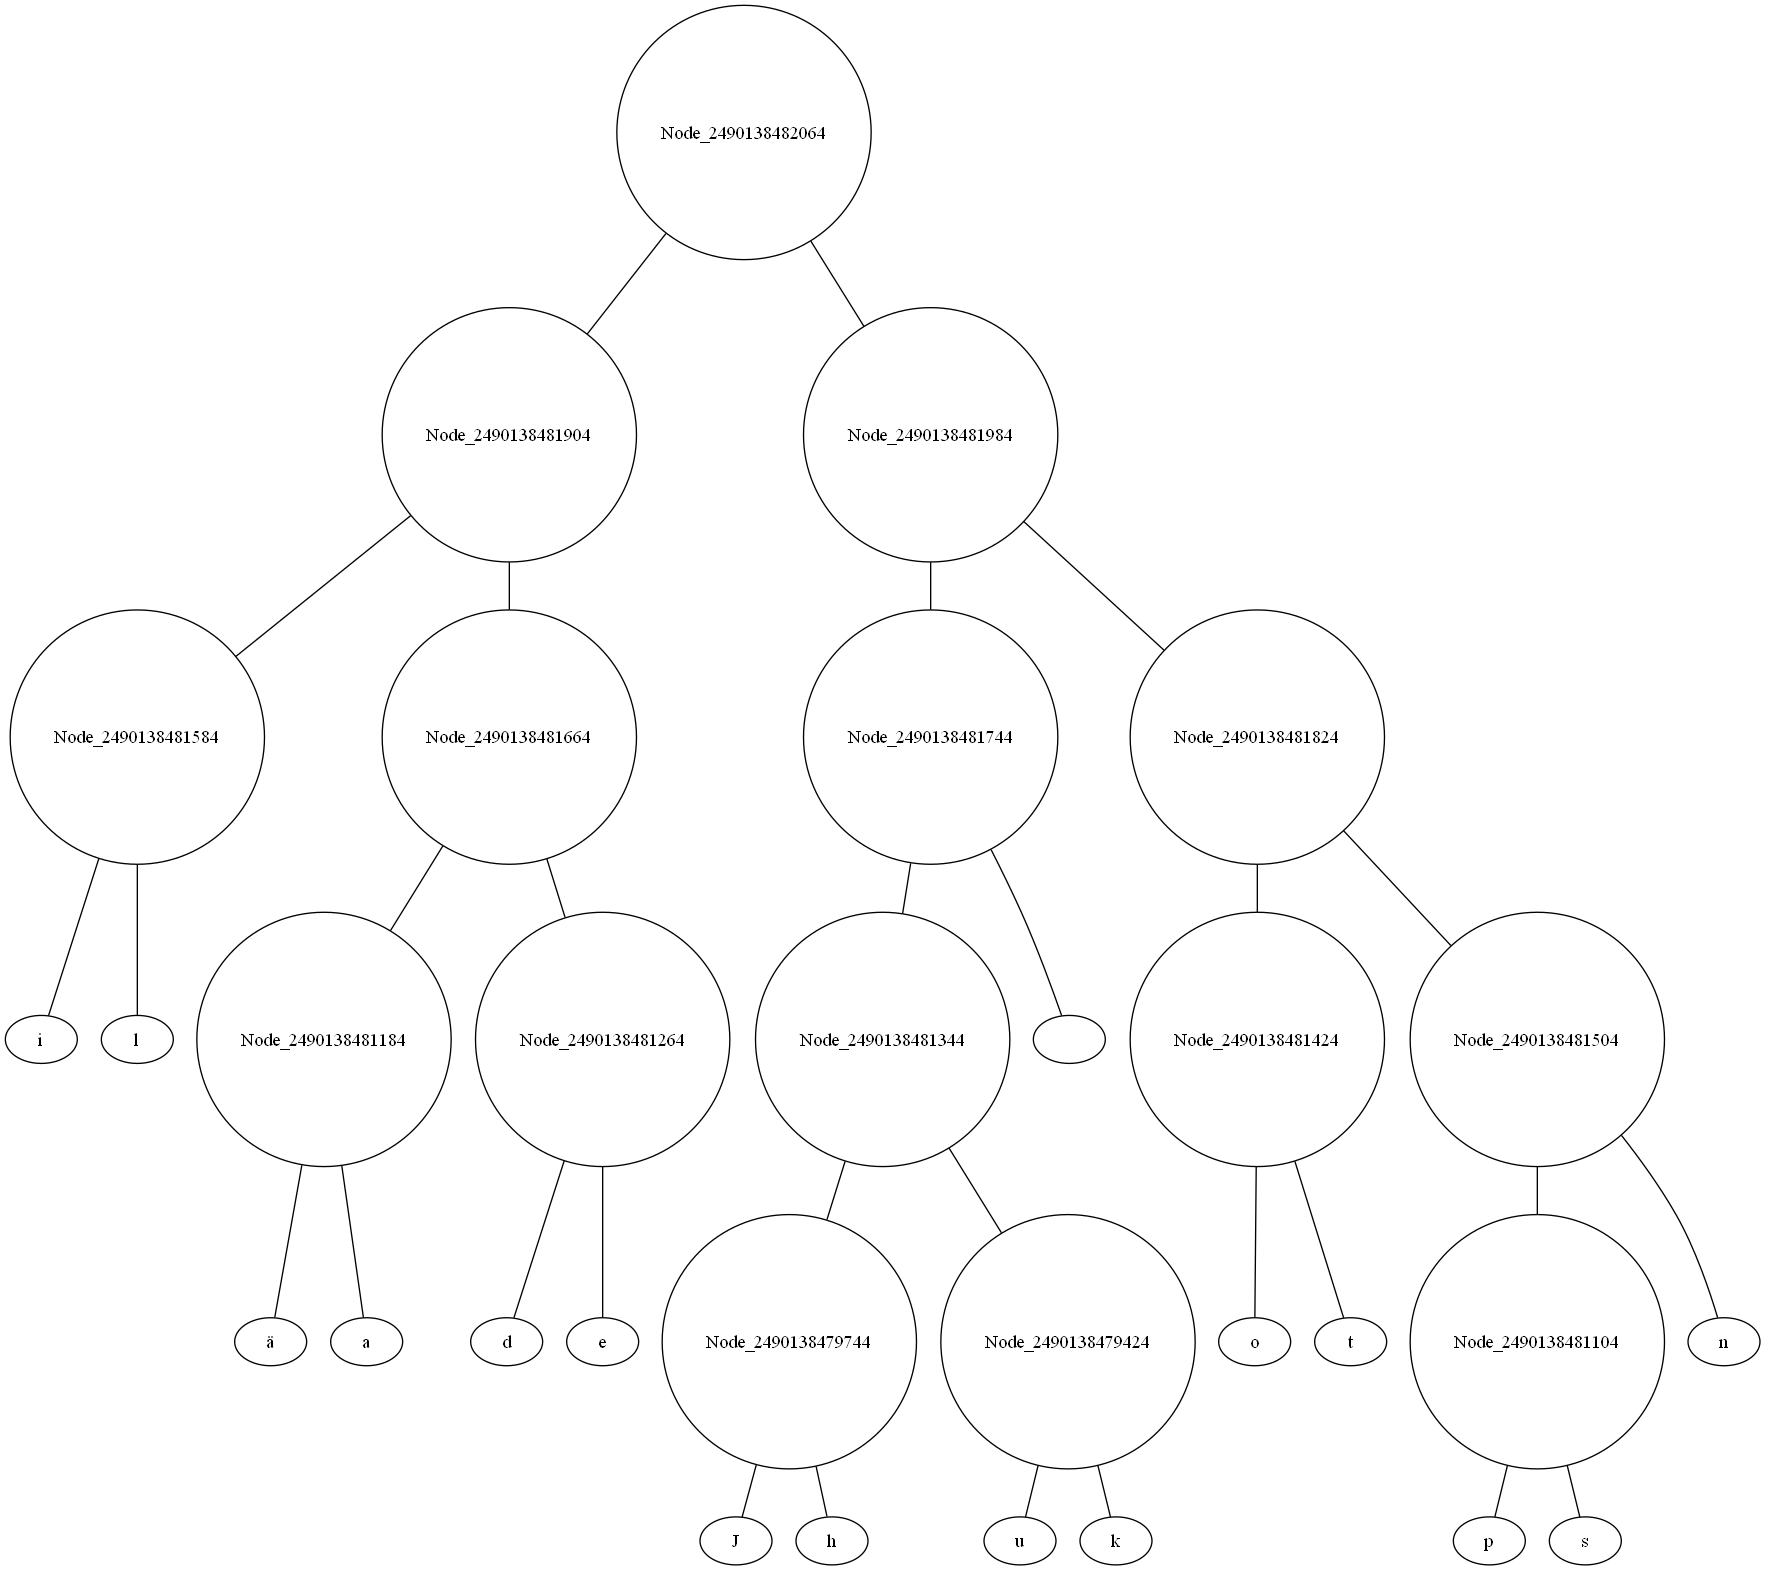

This chart was generated by the following Python code:
import heapq
from collections import Counter, namedtuple
import pydot
from graphviz import Source

# Nodo de Huffman
class Node(namedtuple('Node', ['left', 'right'])):
    def walk(self, code, acc):
        self.left.walk(code, acc + "0")
        self.right.walk(code, acc + "1")

# Hoja del árbol de Huffman
class Leaf(namedtuple('Leaf', ['char'])):
    def walk(self, code, acc):
        code[self.char] = acc or "0"

# Construir el Árbol de Huffman
def huffman_tree(s):
    h = []
    for ch, freq in Counter(s).items():
        h.append((freq, len(h), Leaf(ch)))
    heapq.heapify(h)
    
    count = len(h)
    while len(h) > 1:
        freq1, _count1, left = heapq.heappop(h)
        freq2, _count2, right = heapq.heappop(h)
        heapq.heappush(h, (freq1 + freq2, count, Node(left, right)))
        count += 1
    return h[0][-1]

# Codificar los caracteres usando el Árbol de Huffman
def huffman_code(tree):
    code = {}
    tree.walk(code, "")
    return code

# Función para visualizar el Árbol de Huffman
def visualize_huffman_tree(tree, filename='Arbol de huffman jerarquico'):
    graph = pydot.Dot(graph_type='graph')

    def add_edges(node, parent=None):
        if isinstance(node, Leaf):
            label = f'"{node.char}"'
            graph.add_node(pydot.Node(label, shape='ellipse'))
            if parent:
                graph.add_edge(pydot.Edge(parent, label))
        else:
            internal_node = f'Node_{id(node)}'
            graph.add_node(pydot.Node(internal_node, shape='circle'))
            if parent:
                graph.add_edge(pydot.Edge(parent, internal_node))
            add_edges(node.left, internal_node)
            add_edges(node.right, internal_node)

    add_edges(tree)
    graph.write_png(f"{filename}.png")
    print(f"Árbol de Huffman guardado como {filename}.png")

# Texto a comprimir
text = "Jos sä tahdot niin tullen kalioden läpi"

# Crear el árbol de Huffman y obtener el código
tree = huffman_tree(text)
code = huffman_code(tree)

# Visualizar y guardar el Árbol de Huffman
visualize_huffman_tree(tree)
